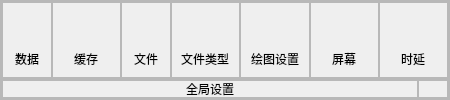
                     <widget class="QFrame" name="frame_5">
                      <property name="minimumSize">
                       <size>
                        <width>450</width>
                        <height>0</height>
                       </size>
                      </property>
                      <property name="maximumSize">
                       <size>
                        <width>400</width>
                        <height>16777215</height>
                       </size>
                      </property>
                      <property name="styleSheet">
                       <string notr="true">#frame_5{
	border:1px solid rgb(127,127,127);
}</string>
                      </property>
                      <property name="frameShape">
                       <enum>QFrame::StyledPanel</enum>
                      </property>
                      <property name="frameShadow">
                       <enum>QFrame::Raised</enum>
                      </property>
                      <layout class="QVBoxLayout" name="verticalLayout_16">
                       <property name="spacing">
                        <number>0</number>
                       </property>
                       <property name="leftMargin">
                        <number>0</number>
                       </property>
                       <property name="topMargin">
                        <number>0</number>
                       </property>
                       <property name="rightMargin">
                        <number>0</number>
                       </property>
                       <property name="bottomMargin">
                        <number>0</number>
                       </property>
                       <item>
                        <widget class="QFrame" name="frame_13">
                         <property name="frameShape">
                          <enum>QFrame::StyledPanel</enum>
                         </property>
                         <property name="frameShadow">
                          <enum>QFrame::Raised</enum>
                         </property>
                         <layout class="QHBoxLayout" name="horizontalLayout_10">
                          <property name="spacing">
                           <number>0</number>
                          </property>
                          <property name="leftMargin">
                           <number>0</number>
                          </property>
                          <property name="topMargin">
                           <number>0</number>
                          </property>
                          <property name="rightMargin">
                           <number>0</number>
                          </property>
                          <property name="bottomMargin">
                           <number>0</number>
                          </property>
                          <item>
                           <widget class="QFrame" name="exit_btn_28">
                            <property name="maximumSize">
                             <size>
                              <width>50</width>
                              <height>16777215</height>
                             </size>
                            </property>
                            <property name="frameShape">
                             <enum>QFrame::StyledPanel</enum>
                            </property>
                            <property name="frameShadow">
                             <enum>QFrame::Raised</enum>
                            </property>
                            <layout class="QVBoxLayout" name="_18">
                             <property name="spacing">
                              <number>0</number>
                             </property>
                             <property name="leftMargin">
                              <number>0</number>
                             </property>
                             <property name="topMargin">
                              <number>0</number>
                             </property>
                             <property name="rightMargin">
                              <number>0</number>
                             </property>
                             <property name="bottomMargin">
                              <number>0</number>
                             </property>
                             <item alignment="Qt::AlignHCenter|Qt::AlignVCenter">
                              <widget class="QPushButton" name="menu_icon_button_28">
                               <property name="maximumSize">
                                <size>
                                 <width>30</width>
                                 <height>30</height>
                                </size>
                               </property>
                               <property name="styleSheet">
                                <string notr="true">background:none;
border:none;
</string>
                               </property>
                               <property name="text">
                                <string/>
                               </property>
                               <property name="icon">
                                <iconset resource="res.qrc">
                                 <normaloff>:/images/images/global-01.png</normaloff>:/images/images/global-01.png</iconset>
                               </property>
                               <property name="iconSize">
                                <size>
                                 <width>30</width>
                                 <height>30</height>
                                </size>
                               </property>
                              </widget>
                             </item>
                             <item alignment="Qt::AlignHCenter">
                              <widget class="QLabel" name="label_34">
                               <property name="text">
                                <string>数据</string>
                               </property>
                              </widget>
                             </item>
                            </layout>
                           </widget>
                          </item>
                          <item>
                           <widget class="QFrame" name="exit_btn_29">
                            <property name="maximumSize">
                             <size>
                              <width>70</width>
                              <height>16777215</height>
                             </size>
                            </property>
                            <property name="frameShape">
                             <enum>QFrame::StyledPanel</enum>
                            </property>
                            <property name="frameShadow">
                             <enum>QFrame::Raised</enum>
                            </property>
                            <layout class="QVBoxLayout" name="_19">
                             <property name="spacing">
                              <number>0</number>
                             </property>
                             <property name="leftMargin">
                              <number>0</number>
                             </property>
                             <property name="topMargin">
                              <number>0</number>
                             </property>
                             <property name="rightMargin">
                              <number>0</number>
                             </property>
                             <property name="bottomMargin">
                              <number>0</number>
                             </property>
                             <item alignment="Qt::AlignHCenter|Qt::AlignVCenter">
                              <widget class="QPushButton" name="menu_icon_button_29">
                               <property name="maximumSize">
                                <size>
                                 <width>30</width>
                                 <height>30</height>
                                </size>
                               </property>
                               <property name="styleSheet">
                                <string notr="true">background:none;
border:none;
</string>
                               </property>
                               <property name="text">
                                <string/>
                               </property>
                               <property name="icon">
                                <iconset resource="res.qrc">
                                 <normaloff>:/images/images/global-02.png</normaloff>:/images/images/global-02.png</iconset>
                               </property>
                               <property name="iconSize">
                                <size>
                                 <width>30</width>
                                 <height>30</height>
                                </size>
                               </property>
                              </widget>
                             </item>
                             <item alignment="Qt::AlignHCenter">
                              <widget class="QLabel" name="label_35">
                               <property name="text">
                                <string>缓存</string>
                               </property>
                              </widget>
                             </item>
                            </layout>
                           </widget>
                          </item>
                          <item>
                           <widget class="QFrame" name="exit_btn_30">
                            <property name="maximumSize">
                             <size>
                              <width>50</width>
                              <height>16777215</height>
                             </size>
                            </property>
                            <property name="frameShape">
                             <enum>QFrame::StyledPanel</enum>
                            </property>
                            <property name="frameShadow">
                             <enum>QFrame::Raised</enum>
                            </property>
                            <layout class="QVBoxLayout" name="_20">
                             <property name="spacing">
                              <number>0</number>
                             </property>
                             <property name="leftMargin">
                              <number>0</number>
                             </property>
                             <property name="topMargin">
                              <number>0</number>
                             </property>
                             <property name="rightMargin">
                              <number>0</number>
                             </property>
                             <property name="bottomMargin">
                              <number>0</number>
                             </property>
                             <item alignment="Qt::AlignHCenter|Qt::AlignVCenter">
                              <widget class="QPushButton" name="menu_icon_button_30">
                               <property name="maximumSize">
                                <size>
                                 <width>30</width>
                                 <height>30</height>
                                </size>
                               </property>
                               <property name="styleSheet">
                                <string notr="true">background:none;
border:none;
</string>
                               </property>
                               <property name="text">
                                <string/>
                               </property>
                               <property name="icon">
                                <iconset resource="res.qrc">
                                 <normaloff>:/images/images/global-03.png</normaloff>:/images/images/global-03.png</iconset>
                               </property>
                               <property name="iconSize">
                                <size>
                                 <width>30</width>
                                 <height>30</height>
                                </size>
                               </property>
                              </widget>
                             </item>
                             <item alignment="Qt::AlignHCenter">
                              <widget class="QLabel" name="label_36">
                               <property name="text">
                                <string>文件</string>
                               </property>
                              </widget>
                             </item>
                            </layout>
                           </widget>
                          </item>
                          <item>
                           <widget class="QFrame" name="exit_btn_31">
                            <property name="maximumSize">
                             <size>
                              <width>70</width>
                              <height>16777215</height>
                             </size>
                            </property>
                            <property name="frameShape">
                             <enum>QFrame::StyledPanel</enum>
                            </property>
                            <property name="frameShadow">
                             <enum>QFrame::Raised</enum>
                            </property>
                            <layout class="QVBoxLayout" name="_21">
                             <property name="spacing">
                              <number>0</number>
                             </property>
                             <property name="leftMargin">
                              <number>0</number>
                             </property>
                             <property name="topMargin">
                              <number>0</number>
                             </property>
                             <property name="rightMargin">
                              <number>0</number>
                             </property>
                             <property name="bottomMargin">
                              <number>0</number>
                             </property>
                             <item alignment="Qt::AlignHCenter|Qt::AlignVCenter">
                              <widget class="QPushButton" name="menu_icon_button_32">
                               <property name="maximumSize">
                                <size>
                                 <width>30</width>
                                 <height>30</height>
                                </size>
                               </property>
                               <property name="styleSheet">
                                <string notr="true">background:none;
border:none;
</string>
                               </property>
                               <property name="text">
                                <string/>
                               </property>
                               <property name="icon">
                                <iconset resource="res.qrc">
                                 <normaloff>:/images/images/global-04.png</normaloff>:/images/images/global-04.png</iconset>
                               </property>
                               <property name="iconSize">
                                <size>
                                 <width>30</width>
                                 <height>30</height>
                                </size>
                               </property>
                              </widget>
                             </item>
                             <item alignment="Qt::AlignHCenter">
                              <widget class="QLabel" name="label_37">
                               <property name="text">
                                <string>文件类型</string>
                               </property>
                              </widget>
                             </item>
                            </layout>
                           </widget>
                          </item>
                          <item>
                           <widget class="QFrame" name="exit_btn_32">
                            <property name="maximumSize">
                             <size>
                              <width>70</width>
                              <height>16777215</height>
                             </size>
                            </property>
                            <property name="frameShape">
                             <enum>QFrame::StyledPanel</enum>
                            </property>
                            <property name="frameShadow">
                             <enum>QFrame::Raised</enum>
                            </property>
                            <layout class="QVBoxLayout" name="_22">
                             <property name="spacing">
                              <number>0</number>
                             </property>
                             <property name="leftMargin">
                              <number>0</number>
                             </property>
                             <property name="topMargin">
                              <number>0</number>
                             </property>
                             <property name="rightMargin">
                              <number>0</number>
                             </property>
                             <property name="bottomMargin">
                              <number>0</number>
                             </property>
                             <item alignment="Qt::AlignHCenter|Qt::AlignVCenter">
                              <widget class="QPushButton" name="menu_icon_button_33">
                               <property name="maximumSize">
                                <size>
                                 <width>30</width>
                                 <height>30</height>
                                </size>
                               </property>
                               <property name="styleSheet">
                                <string notr="true">background:none;
border:none;
</string>
                               </property>
                               <property name="text">
                                <string/>
                               </property>
                               <property name="icon">
                                <iconset resource="res.qrc">
                                 <normaloff>:/images/images/global-05.png</normaloff>:/images/images/global-05.png</iconset>
                               </property>
                               <property name="iconSize">
                                <size>
                                 <width>30</width>
                                 <height>30</height>
                                </size>
                               </property>
                              </widget>
                             </item>
                             <item alignment="Qt::AlignHCenter">
                              <widget class="QLabel" name="label_38">
                               <property name="text">
                                <string>绘图设置</string>
                               </property>
                              </widget>
                             </item>
                            </layout>
                           </widget>
                          </item>
                          <item>
                           <widget class="QFrame" name="exit_btn_33">
                            <property name="maximumSize">
                             <size>
                              <width>70</width>
                              <height>16777215</height>
                             </size>
                            </property>
                            <property name="frameShape">
                             <enum>QFrame::StyledPanel</enum>
                            </property>
                            <property name="frameShadow">
                             <enum>QFrame::Raised</enum>
                            </property>
                            <layout class="QVBoxLayout" name="_23">
                             <property name="spacing">
                              <number>0</number>
                             </property>
                             <property name="leftMargin">
                              <number>0</number>
                             </property>
                             <property name="topMargin">
                              <number>0</number>
                             </property>
                             <property name="rightMargin">
                              <number>0</number>
                             </property>
                             <property name="bottomMargin">
                              <number>0</number>
                             </property>
                             <item alignment="Qt::AlignHCenter|Qt::AlignVCenter">
                              <widget class="QPushButton" name="menu_icon_button_34">
                               <property name="maximumSize">
                                <size>
                                 <width>30</width>
                                 <height>30</height>
                                </size>
                               </property>
                               <property name="styleSheet">
                                <string notr="true">background:none;
border:none;
</string>
                               </property>
                               <property name="text">
                                <string/>
                               </property>
                               <property name="icon">
                                <iconset resource="res.qrc">
                                 <normaloff>:/images/images/global-06.png</normaloff>:/images/images/global-06.png</iconset>
                               </property>
                               <property name="iconSize">
                                <size>
                                 <width>30</width>
                                 <height>30</height>
                                </size>
                               </property>
                              </widget>
                             </item>
                             <item alignment="Qt::AlignHCenter">
                              <widget class="QLabel" name="label_39">
                               <property name="text">
                                <string>屏幕</string>
                               </property>
                              </widget>
                             </item>
                            </layout>
                           </widget>
                          </item>
                          <item>
                           <widget class="QFrame" name="exit_btn_34">
                            <property name="maximumSize">
                             <size>
                              <width>70</width>
                              <height>16777215</height>
                             </size>
                            </property>
                            <property name="frameShape">
                             <enum>QFrame::StyledPanel</enum>
                            </property>
                            <property name="frameShadow">
                             <enum>QFrame::Raised</enum>
                            </property>
                            <layout class="QVBoxLayout" name="_24">
                             <property name="spacing">
                              <number>0</number>
                             </property>
                             <property name="leftMargin">
                              <number>0</number>
                             </property>
                             <property name="topMargin">
                              <number>0</number>
                             </property>
                             <property name="rightMargin">
                              <number>0</number>
                             </property>
                             <property name="bottomMargin">
                              <number>0</number>
                             </property>
                             <item alignment="Qt::AlignHCenter|Qt::AlignVCenter">
                              <widget class="QPushButton" name="menu_icon_button_35">
                               <property name="maximumSize">
                                <size>
                                 <width>30</width>
                                 <height>30</height>
                                </size>
                               </property>
                               <property name="styleSheet">
                                <string notr="true">background:none;
border:none;
</string>
                               </property>
                               <property name="text">
                                <string/>
                               </property>
                               <property name="icon">
                                <iconset resource="res.qrc">
                                 <normaloff>:/images/images/global-07.png</normaloff>:/images/images/global-07.png</iconset>
                               </property>
                               <property name="iconSize">
                                <size>
                                 <width>30</width>
                                 <height>30</height>
                                </size>
                               </property>
                              </widget>
                             </item>
                             <item alignment="Qt::AlignHCenter">
                              <widget class="QLabel" name="label_40">
                               <property name="text">
                                <string>时延</string>
                               </property>
                              </widget>
                             </item>
                            </layout>
                           </widget>
                          </item>
                         </layout>
                        </widget>
                       </item>
                       <item>
                        <widget class="QFrame" name="frame_14">
                         <property name="maximumSize">
                          <size>
                           <width>16777215</width>
                           <height>20</height>
                          </size>
                         </property>
                         <property name="frameShape">
                          <enum>QFrame::StyledPanel</enum>
                         </property>
                         <property name="frameShadow">
                          <enum>QFrame::Raised</enum>
                         </property>
                         <layout class="QHBoxLayout" name="horizontalLayout_13">
                          <property name="spacing">
                           <number>0</number>
                          </property>
                          <property name="leftMargin">
                           <number>0</number>
                          </property>
                          <property name="topMargin">
                           <number>0</number>
                          </property>
                          <property name="rightMargin">
                           <number>0</number>
                          </property>
                          <property name="bottomMargin">
                           <number>0</number>
                          </property>
                          <item>
                           <widget class="QFrame" name="frame_15">
                            <property name="frameShape">
                             <enum>QFrame::StyledPanel</enum>
                            </property>
                            <property name="frameShadow">
                             <enum>QFrame::Raised</enum>
                            </property>
                            <layout class="QVBoxLayout" name="verticalLayout_9">
                             <property name="spacing">
                              <number>0</number>
                             </property>
                             <property name="leftMargin">
                              <number>0</number>
                             </property>
                             <property name="topMargin">
                              <number>0</number>
                             </property>
                             <property name="rightMargin">
                              <number>0</number>
                             </property>
                             <property name="bottomMargin">
                              <number>0</number>
                             </property>
                             <item>
                              <widget class="QLabel" name="label_3">
                               <property name="text">
                                <string>全局设置</string>
                               </property>
                               <property name="alignment">
                                <set>Qt::AlignCenter</set>
                               </property>
                              </widget>
                             </item>
                            </layout>
                           </widget>
                          </item>
                          <item>
                           <widget class="QFrame" name="frame_16">
                            <property name="maximumSize">
                             <size>
                              <width>30</width>
                              <height>16777215</height>
                             </size>
                            </property>
                            <property name="frameShape">
                             <enum>QFrame::StyledPanel</enum>
                            </property>
                            <property name="frameShadow">
                             <enum>QFrame::Raised</enum>
                            </property>
                            <layout class="QVBoxLayout" name="verticalLayout_10">
                             <property name="spacing">
                              <number>0</number>
                             </property>
                             <property name="leftMargin">
                              <number>0</number>
                             </property>
                             <property name="topMargin">
                              <number>0</number>
                             </property>
                             <property name="rightMargin">
                              <number>0</number>
                             </property>
                             <property name="bottomMargin">
                              <number>0</number>
                             </property>
                             <item>
                              <widget class="QPushButton" name="menu_icon_button_31">
                               <property name="maximumSize">
                                <size>
                                 <width>30</width>
                                 <height>30</height>
                                </size>
                               </property>
                               <property name="styleSheet">
                                <string notr="true">background:none;
border:none;
</string>
                               </property>
                               <property name="text">
                                <string/>
                               </property>
                               <property name="icon">
                                <iconset resource="res.qrc">
                                 <normaloff>:/images/images/btnarrow.png</normaloff>:/images/images/btnarrow.png</iconset>
                               </property>
                               <property name="iconSize">
                                <size>
                                 <width>20</width>
                                 <height>20</height>
                                </size>
                               </property>
                              </widget>
                             </item>
                            </layout>
                           </widget>
                          </item>
                         </layout>
                        </widget>
                       </item>
                      </layout>
                     </widget>
